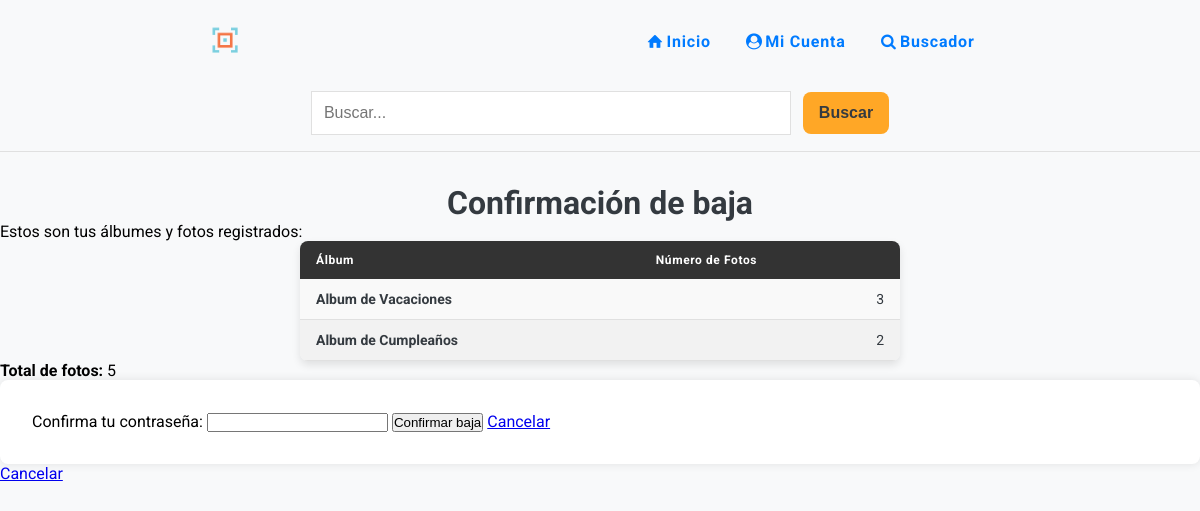
Screenshot of /darme-de-baja.php (signed in) with the database file from the repository.
### tables this page shows
CREATE TABLE `albumes` (
  `idAlbum` int(11) NOT NULL,
  `titulo` varchar(255) NOT NULL,
  `descripcion` varchar(500) DEFAULT NULL,
  `usuario` int(11) NOT NULL
);

### darme-de-baja.php (the view, shortened to what this page needs)
<?php
include "inc/html-start.php";
include "inc/cabecera.php";
include "inc/conexion-db.php";
$idUsuario = $_SESSION['idUsuario'];
$sqlResumen = "SELECT a.idAlbum, a.titulo, COUNT(f.idFoto) AS numFotos FROM albumes a LEFT JOIN fotos f ON a.idAlbum = f.album WHERE a.usuario = ? GROUP BY a.idAlbum, a.titulo";
$stmtResumen = $conn->prepare($sqlResumen);
$stmtResumen->bind_param("i", $idUsuario);
$stmtResumen->execute();
$resultResumen = $stmtResumen->get_result();
$albumes = [];
$totalFotos = 0;
while ($row = $resultResumen->fetch_assoc()) {
    $albumes[] = $row;
    $totalFotos += $row['numFotos'];
}
?>
<main>
    <h1>Confirmación de baja</h1>
    <p>Estos son tus álbumes y fotos registrados:</p>
    <table>
        <thead>
            <tr>
                <th>Álbum</th>
                <th>Número de Fotos</th>
            </tr>
        </thead>
        <tbody>
            <?php foreach ($albumes as $album): ?>
                <tr>
                    <td><?= htmlspecialchars($album['titulo']); ?></td>
                    <td><?= htmlspecialchars($album['numFotos']); ?></td>
                </tr>
            <?php endforeach; ?>
        </tbody>
    </table>
    <p><strong>Total de fotos:</strong> <?= $totalFotos; ?></p>
    <form action="confirmar-baja.php" method="post">
        <label for="clave">Confirma tu contraseña:</label>
        <input type="password" id="clave" name="clave" required>
        <button type="submit">Confirmar baja</button>
        <a href="menu-usuario.php">Cancelar</a>
    </form>
    <a href="menu-usuario.php">Cancelar</a>
</main>
<?php
include "inc/html-end.php";
?>

### css/styles.css (style rules this page uses)
* { margin: 0; padding: 0; box-sizing: border-box; }
body { min-height: 100dvh; font-family: "Roboto", sans-serif; background-color: var(--background-color); }
body>main>h1, h2 { text-align: center; color: var(--text-color); margin: 1em 0; }
table { border-collapse: collapse; width: 100%; max-width: 600px; margin: 0 auto; table-layout: fixed; background-color: #f9f9f9; border-radius: 8px; overflow: hidden; box-shadow: 0 4px 8px var(--shadow-color); }
thead { background-color: #333; color: #ffffff; }
th { padding: 12px 16px; text-align: left; font-weight: bold; font-size: 12px; letter-spacing: .05em; }
tbody tr { border-bottom: 1px solid var(--border-color); }
td { padding: 12px 16px; font-size: 14px; color: var(--text-color); }
tbody tr:nth-child(even) { background-color: #f2f2f2; }
td:first-child { font-weight: bold; }
td:last-child { text-align: right; }
main>form { background-color: var(--card-background-color); box-shadow: 0 0 10px var(--shadow-color); border-radius: .5em; padding: 1em; overflow-x: auto; }
@media screen and (width >=600px) { body>main>h1 { margin: 1em 0 0 0; } }
@media screen and (width >=600px) { table { table-layout: auto; } }
@media screen and (width >=768px) { main>form { margin: 0 auto; padding: 2em; } }

### css/print.css (style rules this page uses)
* { background-color: var(--color-blanco); color: var(--color-negro); margin: 0; padding: 0; }
body { font-family: Arial, sans-serif; font-size: 12pt; }
a { color: var(--color-azul); text-decoration: underline; }
a::after { content: attr(href); }
p { text-align: left; }

### css/variables.css (style rules this page uses)
:root { --primary-color: #007BFF; --secondary-color: #FFA726; --accent-color: #66BB6A; --background-color: #F8F9FA; --text-color: #343A40; --card-background-color: #ffffff; --image-card-background: #f0f0f5; --hover-primary: #0056b3; --hover-secondary: #e68a00; --shadow-color: rgba(0, 0, 0, .1); --border-color: #E0E0E0; --success-color: #28a745; --error-color: #dc3545; --color-blanco: #ffffff; --color-negro: #000000; --color-azul: #0000ff; --contrast-primary-color: #0A2463; --contrast-hover-primary: #051C47; --dark-background-color: #121212; --dark-primary-color: #6EA8FF; --dark-secondary-color: #FFB74D;; --dark-text-primary: rgba(255, 255, 255, 0.87); --dark-card-background-color: #1E1E1E; --dark-image-card-background: #2A2A2E; --dark-hover-primary: #85B8FF; --dark-hover-secondary: #FFC266; --dark-shadow-color: rgba(255, 255, 255, .1); }

### rows the page displays
albumes: titulo "Album de Vacaciones", numFotos "3"
albumes: titulo "Album de Cumpleaños", numFotos "2"

### other values shown
$totalFotos "5"
